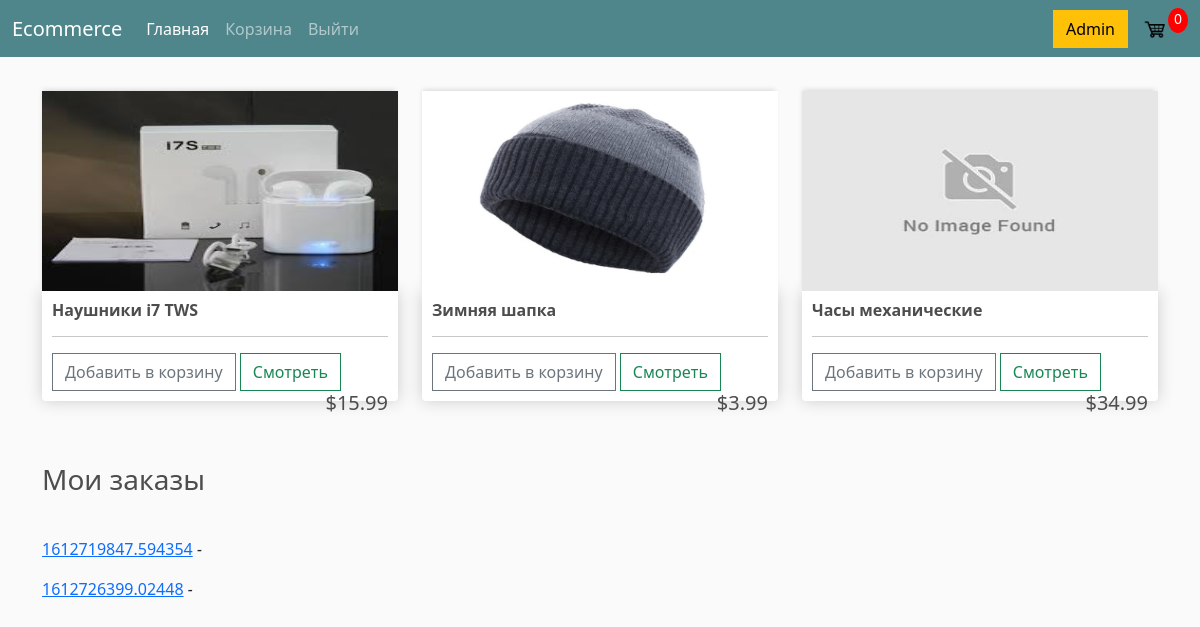
Before: / (signed in) with the older database file.
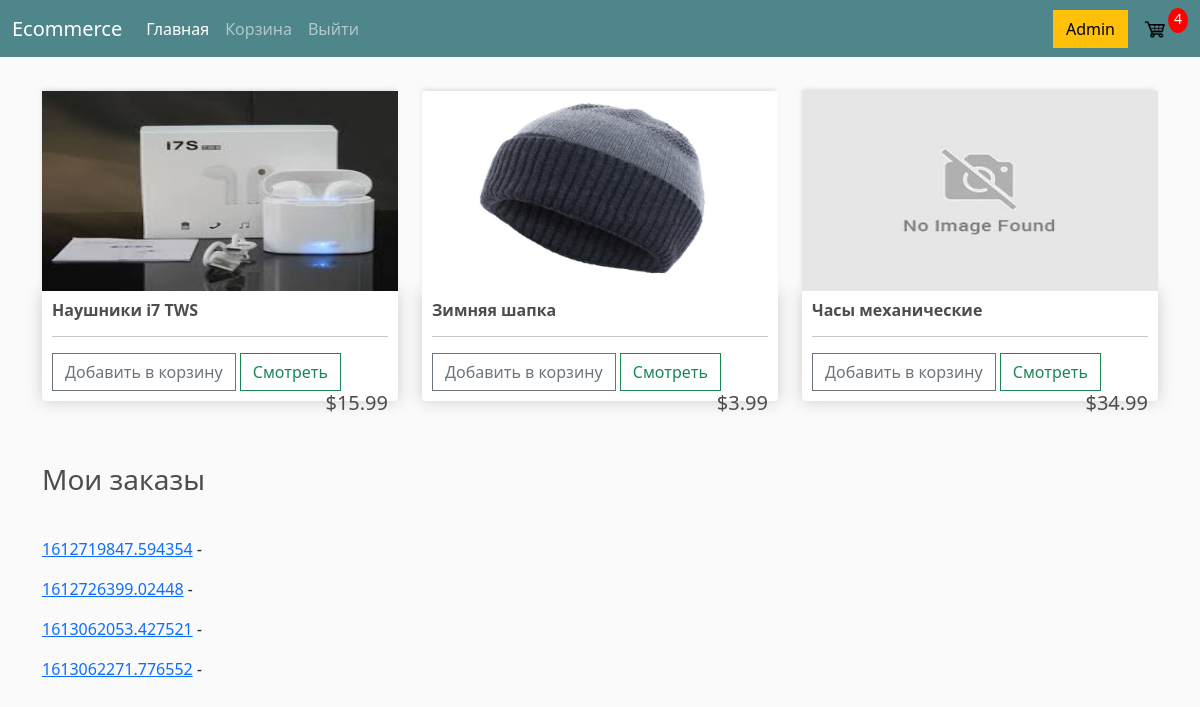
After: the same page with the newer database file.
### store/models.py (models this page shows, shortened)
class Customer(models.Model):
	user = models.OneToOneField(
			User,null = True,
			blank = True,
			on_delete = models.CASCADE
		)
	name = models.CharField(max_length = 200, null=True)
	email = models.CharField(max_length=200, null=True)
	class Meta:
		verbose_name = "Клиент"
		verbose_name_plural = "Клиенты"

class Order(models.Model):
	customer = models.ForeignKey(
			Customer,
			on_delete = models.SET_NULL,
			null = True,
			blank = True
		)
	date_ordered = models.DateTimeField(auto_now_add = True)
	complete = models.BooleanField(default = False)
	transaction_id = models.CharField(
			max_length = 200,
			null = True,
			blank = True)
	status = models.ForeignKey(
			Status,
			null = True,
			blank = True,
			on_delete = models.SET_NULL,
		)
	@property
	def get_cart_items(self):
		orderitems = self.orderitem_set.filter(product__draft = False)
		total = sum([item.quantity for item in orderitems])
		return total
	def get_absolute_url(self):
		return "order={}".format(self.transaction_id)
	class Meta:
		verbose_name = "Заказ"
		verbose_name_plural = "Заказы"

class Product(models.Model):
	name = models.CharField("Название", max_length = 255, null = True)
	price = models.DecimalField(
			"Цена",
			max_digits = 7,
			decimal_places = 2
		)
	image = models.ImageField(
			"Картинка",
			upload_to = "products/",
			null = True,
			blank = True
		)
	draft = models.BooleanField("Черновик", default = False)
	category = models.ForeignKey(
			Category,
			related_name = 'products',
			on_delete = models.SET_NULL,
			null = True
		)
	discount = models.IntegerField(
			"Скидка (%)",
			validators = [
					MinValueValidator(0),
					MaxValueValidator(100)
				],
			default = 0
		)
	@property
	def get_price(self):
		x = (self.price * self.discount) / 100
		return round(self.price - x, 2)
	class Meta:
		verbose_name = "Продукт"
		verbose_name_plural = "Продукты"

class OrderItem(models.Model):
	product = models.ForeignKey(
			Product,
			on_delete = models.SET_NULL,
			null = True
		)
	order = models.ForeignKey(
			Order,
			on_delete = models.SET_NULL,
			null = True
		)
	quantity = models.PositiveSmallIntegerField(
			default = 0,
			null = True,
			blank = True
		)
	date_added = models.DateTimeField(auto_now_add = True)
	class Meta:
		verbose_name = "Заказанный продукт"
		verbose_name_plural = "Заказанные продукты"

### store/views.py (the view)
# urls.py: path("", views.home, name="home"),
def home(request):
	products = Product.objects.all()
	cartItems = get_order_and_items(request)["cartItems"]
	if request.user.is_authenticated:
		orders = Order.objects.filter(customer = request.user.customer)
		is_any_complete = False
		for order in orders:
			if order.complete:
				is_any_complete = True
				break
	else:
		orders = []
		is_any_complete = False
	hero_image_conf = HeroImageConf.objects.filter(enabled = True).first()
	try:
		hero_images = hero_image_conf.heroimage_set.all()
	except:
		hero_images = None
	context = {
		"products": products,
		"cartItems": cartItems,
		"orders": orders,
		"is_any_complete": is_any_complete,
		"hero_images": hero_images
	}
	return render(request, "store/home.html", context)

### store/templatetags/store_tags.py (called while the page is built)
@register.simple_tag()
def get_items_in_cart(request):
	return get_order_and_items(request)["cartItems"]

### store/utils.py (called while the page is built, shortened)
def get_order_and_items(request):
	if request.user.is_authenticated:
		try:
			customer = request.user.customer
		except:
			customer = Customer.objects.create(
					user = request.user,
					name = request.user.username,
					email = request.user.email
				)
			customer.save()
		order, created = Order.objects.get_or_create(
				customer=customer,
				complete=False
			)
		items = order.orderitem_set.filter(product__draft = False)
		cartItems = order.get_cart_items
	return {
		"order": order,
		"items": items,
		"cartItems": cartItems
	}

### store/templates/store/home.html (shortened to what this page needs)
{% extends 'base.html' %}
{% load static %}
{% block content %}
	<div class="row">
		{% for product in products %}
			{% if not product.draft %}
				<div class="col-lg-4">
					{% if product.image %}
						<img src="{{ product.image.url }}" class="thumbnail">
					{% else %}
						<img src="{% static 'img/no-image-found.png' %}" class="thumbnail">
					{% endif %}
					<div class="box-element product">
						<h6><strong> {{ product.name }} </strong>
						</h6>
						<hr>
						<button data-product={{product.id}} data-action="add"
						class="btn btn-outline-secondary add-btn update-cart">Добавить в корзину</button>
						<a href="#" class="btn btn-outline-success"> Смотреть </a>
						<h5 style="display: inline-block; float: right;">
						${{ product.get_price }} </h5>
					</div>
				</div>
			{% endif %}
		{% endfor %}
	</div>
	<div>
		{% if is_any_complete %}
			<h3 style="margin: 40px 0;"> Мои заказы </h3>
		{% endif %}
		{% for order in orders %}
			{% if order.complete %}
				<p><a href="{{ order.get_absolute_url }}"> {{ order.transaction_id }}</a>
					<i> - {{ order.status.name }} </i>
				</p>
			{% endif %}
		{% endfor %}
	</div>
{% endblock %}

### store/templates/base.html (shortened to what this page needs)
<!DOCTYPE html>
{% load static %}
<html>
<head>
	<link href="https://cdn.jsdelivr.net/npm/bootstrap@5.0.0-beta1/dist/css/bootstrap.min.css" rel="stylesheet">
  <link rel="stylesheet" type="text/css" href="{% static 'css/temp_style.css' %}">
</head>
<body class="body">
  <div class="wrapper">
<nav class="navbar navbar-expand-lg navbar-dark bg-dark">
  <div class="container-fluid">
    <a class="navbar-brand" href="{% url 'home' %}">Ecommerce</a>
    <div class="collapse navbar-collapse" id="navbarSupportedContent">
      <ul class="navbar-nav me-auto mb-2 mb-lg-0">
        <li class="nav-item">
          <a class="nav-link active" aria-current="page" href="{% url 'home' %}">Главная</a>
        </li>
        <li class="nav-item">
          <a class="nav-link" href="{% url 'cart' %}">Корзина</a>
        </li>
        {% if user.is_authenticated %}
          <li class="nav-item">
            <a class="nav-link" href="{% url 'logout' %}">Выйти</a>
          </li>
        {% endif %}
      </ul>
      {% if user.is_staff %}
        <a href="/admin" class="btn btn-warning">Admin</a>
      {% endif %}
      <a href="{% url 'cart' %}">
      	<img src="{% static 'img/cart-icon.png' %}" id="cart-icon">
      </a>
      {% load store_tags %}
      <p id="cart-total"> {% get_items_in_cart request=request %} </p>
    </div>
  </div>
</nav>
<div class="container">
	<br>
	{% block content %}
	{% endblock %}
</div>
</div>
</body>
</html>

Changed rows visible on the page:
added Order: transaction_id "1613062053.427521"
added Order: transaction_id "1613062271.776552"
Other visible differences:
text no longer shown: "0"
text now shown: "4"
